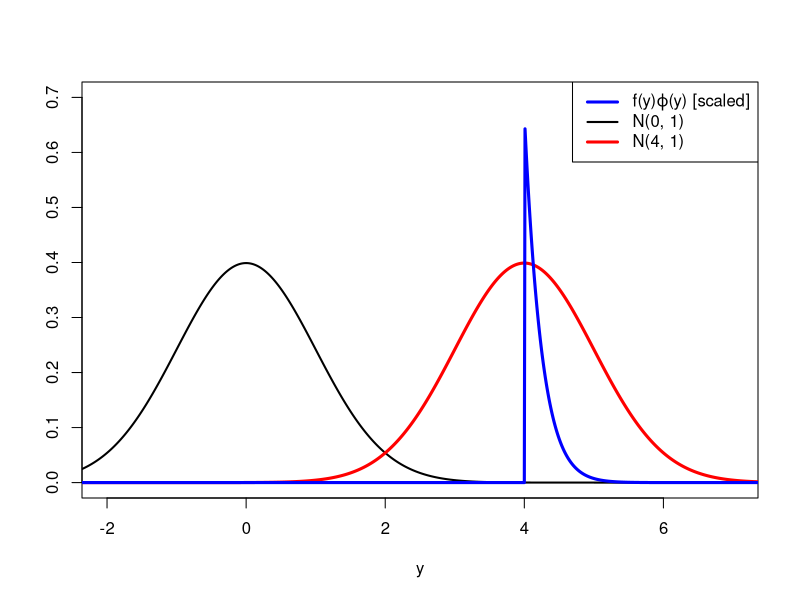
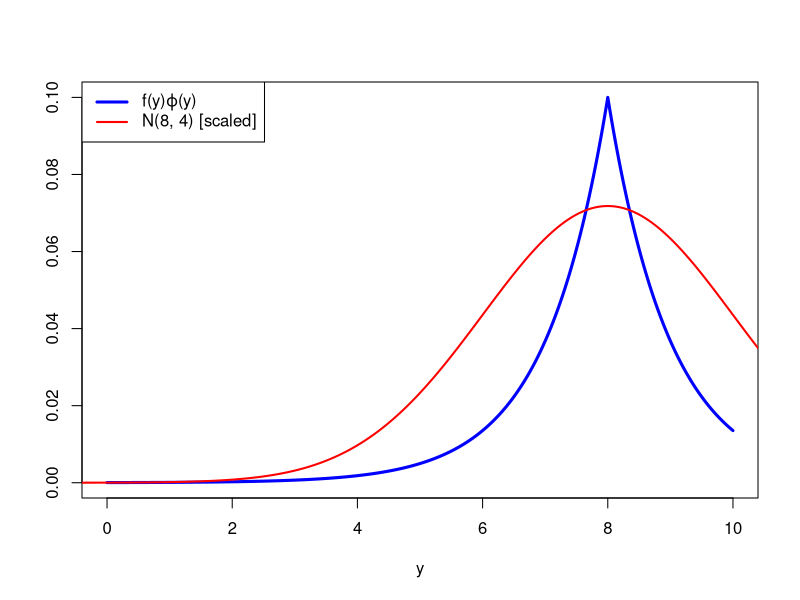
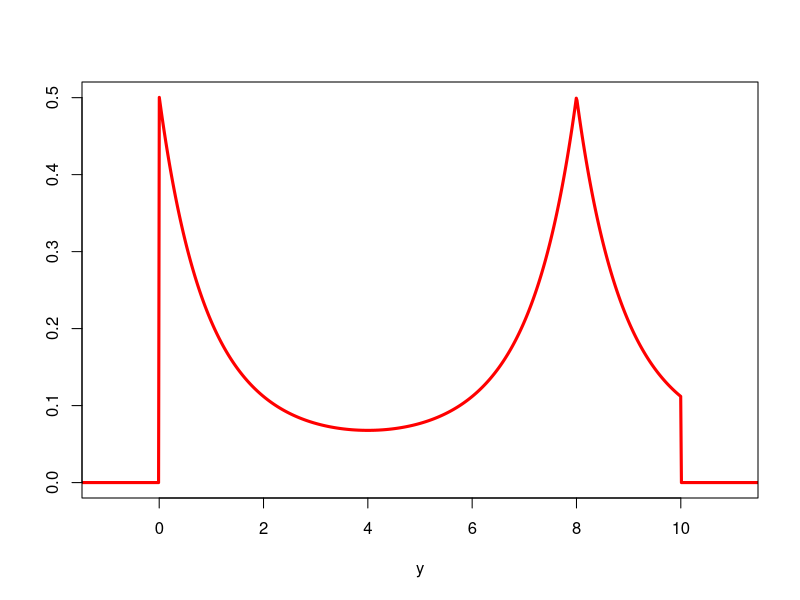

Generate these figures, in order, with R:
## ---- chunk 1
#| code-fold: true
curve(
  dnorm(x, 0, 1), n = 1001, from = -2.5, to = 7.5,
  col = "black", lwd = 2,
  xlim = c(-2, 7), xlab = "y", ylim = c(0, 0.7), ylab = ""
)
curve(
  dnorm(x, 4, 1), n = 1001, from = -2.5, to = 7.5,
  add = TRUE, col = "red", lwd = 3,
)
curve(
  dnorm(x, 0, 1) * (x > 4) * 5000, n = 1001, from = -2.5, to = 7.5,
  add = TRUE, col = "blue", lwd = 3
)
legend(
  "topright",
  c(expression(paste("f(y)", varphi, "(y) [scaled]")), "N(0, 1)", "N(4, 1)"),
  lwd = c(3, 2, 3), col = c("blue", "black", "red")
)
## ---- chunk 2
phi <- function(x) exp(-abs(x - 8))
n <- 1e6
samples <- runif(n, 0, 10)
MCest <- mean(phi(samples))
MC_MSE <- var(phi(samples)) / n
c(MCest, sqrt(MC_MSE))
## ---- chunk 3
#| code-fold: true
curve(
  dunif(x, 0, 10) * exp(-abs(x - 8)), n = 1001, from = 0, to = 10,
  col = "blue", lwd = 3,
  xlim = c(0, 10), xlab = "y", ylab = ""
)
curve(
  dnorm(x, 8, 2)*0.36, n = 1001, from = -1, to = 11,
  add = TRUE, col = "red", lwd = 2,
)
legend(
  "topleft",
  c(expression(paste("f(y)", varphi, "(y)")), "N(8, 4) [scaled]"),
  lwd = c(3, 2), col = c("blue", "red")
)
## ---- chunk 4
#| code-fold: true
curve(
  dunif(x, 0, 10) * exp(-abs(x - 8)) / dnorm(x, 8, 2), n = 1001, from = -2, to = 12,
  col = "red", lwd = 3,
  xlim = c(-1, 11), xlab = "y", ylab = ""
)
## ---- chunk 5
phi <- function(x) exp(-abs(x - 8))
pdf_x <- function(x) dunif(x, 0, 10)
pdf_y <- function(y) dnorm(y, 8, 2)

n <- 1e6
samples <- rnorm(n, 8, 2)
ISest <- mean((pdf_x(samples) / pdf_y(samples)) * phi(samples))
IS_MSE <- var((pdf_x(samples) / pdf_y(samples)) * phi(samples)) / n
c(ISest, sqrt(IS_MSE))
